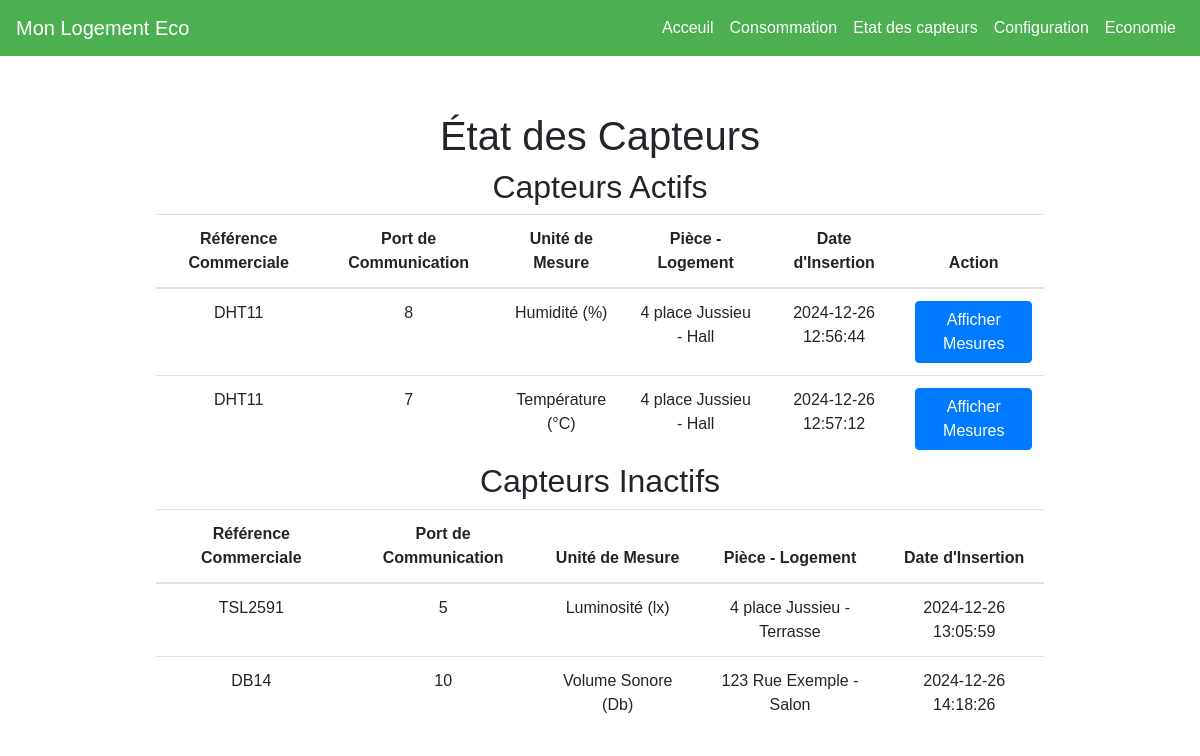
/etatcapteur, run on the app's committed database.
### tables this page shows
CREATE TABLE Capteur (
    id_capteur INTEGER PRIMARY KEY AUTOINCREMENT,   
    ref_commerciale TEXT,
    port_communication TEXT,
    date_insert TEXT,
    id_piece INTEGER,                             
    -- FOREIGN KEY (id_piece) REFERENCES Piece(id_piece),  
    id_type INTEGER,                             
    FOREIGN KEY (id_type) REFERENCES Type_capteur(id_type)  
);

CREATE TABLE Type_capteur (
    id_type INTEGER PRIMARY KEY AUTOINCREMENT, 
    unite_mesure TEXT
);

CREATE TABLE Logement (
    id_loge INTEGER PRIMARY KEY AUTOINCREMENT,  
    adresse TEXT,                               
    numero_tel TEXT,                            
    IP TEXT,                                    
    date_insert TEXT                             
);

CREATE TABLE Piece (
    id_piece INTEGER PRIMARY KEY AUTOINCREMENT,  
    nom TEXT,
    x REAL,
    y REAL,
    z REAL,
    id_loge INTEGER,                             
    FOREIGN KEY (id_loge) REFERENCES Logement(id_loge)  
);

### main.py (the view)
@app.get("/etatcapteur", response_class=HTMLResponse)
async def read_etat_capteur(request: Request):
    capteurs = get_capteurs()
    logements = get_logements()
    pieces = get_pieces_with_logement()
    types_capteurs = get_types_capteurs()
    active_capteurs = get_active_capteurs()
    inactive_capteurs = get_inactive_capteurs()  # Récupérer les capteurs inactifs
    return templates.TemplateResponse("etat_capteur.html", {
        "request": request,
        "capteurs": capteurs,
        "logements": logements,
        "pieces": pieces,
        "types_capteurs": types_capteurs,
        "active_capteurs": active_capteurs,
        "inactive_capteurs": inactive_capteurs
    })

### templates/etat_capteur.html (shortened to what this page needs)
{% extends "base.html" %}
{% block content %}
<h1>État des Capteurs</h1>
<h2>Capteurs Actifs</h2>
<table class="table">
    <thead>
        <tr>
            <th>Référence Commerciale</th>
            <th>Port de Communication</th>
            <th>Unité de Mesure</th>
            <th>Pièce - Logement</th>
            <th>Date d'Insertion</th>
            <th>Action</th>
        </tr>
    </thead>
    <tbody>
        {% for capteur in active_capteurs %}
        <tr>
            <td>{{ capteur.ref_commerciale }}</td>
            <td>{{ capteur.port_communication }}</td>
            <td>{{ capteur.unite_mesure }}</td>
            <td>{{ capteur.logement_adresse }} - {{ capteur.piece_nom }}</td>
            <td>{{ capteur.date_insert }}</td>
            <td><button class="btn btn-primary" onclick="loadGraph({{ capteur.id_capteur }})">Afficher Mesures</button></td>
        </tr>
        {% endfor %}
    </tbody>
</table>
<h2>Capteurs Inactifs</h2>
<table class="table">
    <thead>
        <tr>
            <th>Référence Commerciale</th>
            <th>Port de Communication</th>
            <th>Unité de Mesure</th>
            <th>Pièce - Logement</th>
            <th>Date d'Insertion</th>
        </tr>
    </thead>
    <tbody>
        {% for capteur in inactive_capteurs %}
        <tr>
            <td>{{ capteur.ref_commerciale }}</td>
            <td>{{ capteur.port_communication }}</td>
            <td>{{ capteur.unite_mesure }}</td>
            <td>{{ capteur.logement_adresse }} - {{ capteur.piece_nom }}</td>
            <td>{{ capteur.date_insert }}</td>
        </tr>
        {% endfor %}
    </tbody>
</table>
{% endblock %}

### static/css/styles.css (style rules this page uses)
body { font-family: Arial, sans-serif; margin: 0; padding: 0; }

### templates/etat_capteur.html (style rules this page uses)
.table { width: 80%; margin: auto; }

### data on the page
Capteur: ref_commerciale "DHT11", port_communication "8", unite_mesure "Humidité (%)", logement_adresse "4 place Jussieu", piece_nom "Hall", date_insert "2024-12-26 12:56:44"
Capteur: ref_commerciale "DHT11", port_communication "7", unite_mesure "Température (°C)", logement_adresse "4 place Jussieu", piece_nom "Hall", date_insert "2024-12-26 12:57:12"
Capteur: ref_commerciale "TSL2591", port_communication "5", unite_mesure "Luminosité (lx)", logement_adresse "4 place Jussieu", piece_nom "Terrasse", date_insert "2024-12-26 13:05:59"
Capteur: ref_commerciale "DB14", port_communication "10", unite_mesure "Volume Sonore (Db)", logement_adresse "123 Rue Exemple", piece_nom "Salon", date_insert "2024-12-26 14:18:26"
